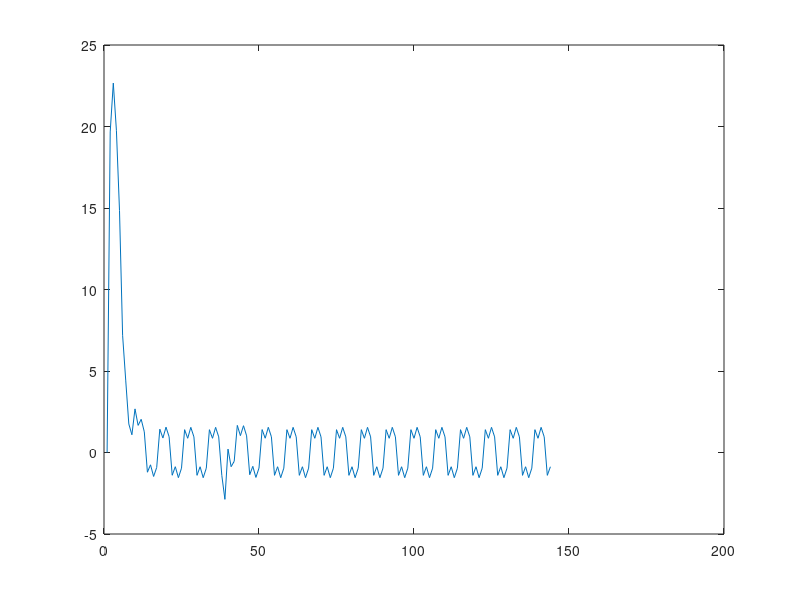

MATLAB code to generate this figure:
clear all
clc


%Se toman las transformadas
file = csvread("dataEMGtargetnum.csv");

FFT1 = file(:,1);
FFT2 = file(:,2);
FFT3 = file(:,3);
FFT4 = file(:,4);
FFT5 = file(:,5);
FFT6 = file(:,6);
FFT7 = file(:,7);
target = file(:,8);

[r p] = size(file);

suma1 = 0;
suma = 0;

%Parametros de ajuste de los pesos
alfa1 = 0.0008;
alfa2 = 0.0004;
alfa3 = 0.0003;
alfa=0.3;
%% Estructurade la red

N1 = 21; %Capa de entrada
N2 = 52; %Primer capa oculta
N3 = 24; %Segunda capa oculta
N4 = 1;  %Capa de salida

%Pesos
%W1 tiene el tamano de N1 multiplicado por N2
W1 = randn(N1, N2);
%W2 tiene el tamano de N2 multiplicado por N3
W2 = randn(N2, N3);
%W3 tiene el tamano de N3 multiplicado por N4
W3 = randn(N3, N4);

m4 = 3;

Se = [];

Se(1) = 0;

grad1 = zeros(N1, 1);
grad2 = zeros(N2, 1);
grad3 = zeros(N3, 1);

% Parametros de la funcion sigmoide, tienen que ser el numero de entradas

% Para la funcion sigmoide 1
a1 = ones(N1, 1);
b1 = 0.1*ones(N1, 1);
c1 = ones(N1, 1);
d1 = ones(N1, 1);

% Para la funcion sigmoide 2
a2 = ones(N2, 1);
b2 = 0.1*ones(N2, 1);
c2 = ones(N2, 1);
d2 = ones(N2, 1);

% Para la funcion sigmoide 3
a3 = ones(N3, 1);
b3 = 0.1*ones(N3, 1);
c3 = ones(N3, 1);
d3 = ones(N3, 1);

%Dentro de este ciclo for se realiza el movimiento de la ventana para ir
%asignando los valores a cada una de las entradas, de manera que podamos
%recorrernos a traves de todo el documento de los datos adquiridos
for n = 2:1:length(file)-2
    
    
    %Asignamos los valores de las transformadas de fourier a nuestras
    %entradas
    u1 = [FFT1(n,1),FFT2(n,1),FFT3(n,1),FFT4(n,1),FFT5(n,1),FFT6(n,1),FFT7(n,1)];
    u2 = [FFT1(n + 1,1),FFT2(n + 1,1),FFT3(n + 1,1),FFT4(n + 1,1),FFT5(n + 1,1),FFT6(n + 1,1),FFT7(n + 1,1)];
    u3 = [FFT1(n + 2,1),FFT2(n + 2,1),FFT3(n + 2,1),FFT4(n + 2,1),FFT5(n + 2,1),FFT6(n + 2,1),FFT7(n + 2,1)];
    
    %Vector para la primera capa de tamano 21
    uA = [u1 u2 u3];
    
    %Funcion de activavion exponencial de forma a / (1 + exp (-c * (x - b))) + d
    %Primera capa
    for i1 = 1:N1
    
        Sig1(i1,1) = (a1(i1) / (1 + exp(-c1(i1) * (uA(i1) - b1(i1))))) + d1(i1);   
        
        dSig1(i1,1)= (a1(i1) / (1 + exp(-c1(i1) * (uA(i1) - b1(i1))))) * ((c1(i1)*exp(-c1(i1) * (uA(i1) - b1(i1)) )) / (1 + exp(-c1(i1) * (uA(i1) - b1(i1)) )) );   
    
    end

    %Vector para la segunda capa de tamano 52
    %Se realiza una transposicion de los datos de W1 para poder multiplicar y
    %que nos quede solamente la N de la siguiente capa
    uB = W1' * Sig1;

    %Segunda capa
    for i2 = 1:N2
    
        Sig2(i2,1) = (a2(i2) / (1 + exp(-c2(i2) * (uB(i2) - b2(i2))))) + d2(i2);   
        
        dSig2(i2,1)= (a2(i2) / (1 + exp(-c2(i2) * (uB(i2) - b2(i2))))) * ((c2(i2)*exp(-c2(i2) * (uB(i2) - b2(i2)) )) / (1 + exp(-c2(i2) * (uB(i2) - b2(i2)) )) );   
    
    end

    %Vector para la tercera capa de tamano 24
    uC = W2' *  Sig2;

    %Tercera capa
    for i3 = 1:N3
    
        Sig3(i3,1) = (a3(i3) / (1 + exp(-c3(i3) * (uC(i3) - b3(i3))))) + d3(i3);   
        
        dSig3(i3,1)= (a3(i3) / (1 + exp(-c3(i3) * (uB(i3) - b3(i3))))) * ((c3(i3)*exp(-c3(i3) * (uC(i3) - b3(i3)) )) / (1 + exp(-c3(i3) * (uC(i3) - b3(i3)) )) );   
    
    end

    %Cuarta capa
    %se transpone n de manera que se multiplique (nx1) x (1xn) = n
    Mov_NN(n) = m4 * (W3' * Sig3);

    %% backpropagation

    e(n) = target(n) - Mov_NN(n);
    
    figure(1)
    plot(e)
    pause(0.1)
    Se = Se + 0.5 * e(n)^2;

    grad3 =  (-2 * (e(n) * m4 * Sig3));
    
    grad2 =  ( -2 * (e(n) * Mov_NN(n) * Sig2 * W3' * diag(dSig3)));

    grad1 =  (-2 * (e(n) * Mov_NN(n) * Sig1 * (W3' * diag(dSig3)) * (W2'*diag(dSig2) )));
  
    

    W3 = W3 - alfa3 * grad3;
    W2 = W2 - alfa2 * grad2;
    W1 = W1 - alfa1 * grad1;
end

%     % Para calcular sumatoria para W1
%     for n1 = 1:length(entradas)
%         sumaW1 = (y1ast - vaux2.*(W1 .* vaux1.*(entradas(n1)))) .* (vaux2.*(W1 .* vaux1.*(entradas(n1)))) .* (vaux1.*(entradas(n1)))
%         suma = suma + sumaW1;
%     end
%     % Regresa la suma de 3 vectores auxiliares que se dan por las entradas u
%     
%     % Para calcular el peso
%     W1 = W1 - (alfa1 * (-2) .* suma);
%     %Regresa un solo vector del tamanio del vector auxiliar
%     
%     % Para calcular sumatoria para W2
%     for n2 = 1:length(entradas)
%         sumaW2 = (y1ast - vaux3 .* (W2 .* vaux2.*(W1 .* vaux1(entradas(n2))))) .* ...
%             (vaux3 .*(W2 .* vaux2 .* (W1 .* vaux1(entradas(n2))))) .* ...
%             (vaux2 .* (W1 .* vaux1 .*(entradas(n2))))
%         suma2 = suma2 + sumaW2;
%     end
%     % Regresa la suma de 3 vectores auxiliares que se dan por las entradas u
%     
%     % Para calcular el peso
%     W2 = W2 - (alfa2 * (-2) .* suma2);
%     %Regresa un solo vector del tamanio del vector auxiliar
%     
%     % Para calcular sumatoria para W3
%     for n3 = 1:length(entradas)
%         sumaW3 = (y1ast - vaux4 .* (W3 .* vaux3.*(W2 .* vaux2 .* (W1 .* vaux1 .* (entradas(n3))))) .* ...
%             (vaux4 .*(W3 .* vaux3 .* (W2 .* vaux2 .* (W1 .* vaux1 .* (entradas(n3)))))) .* ...
%             (vaux3 .* (W2 .* vaux2 .* (W1 .* vaux1 .* (entradas(n3))))))
%         suma3 = suma3 + sumaW3;
%     end
%     % Regresa la suma de 3 vectores auxiliares que se dan por las entradas u
%     
%     % Para calcular el peso
%     W3 = W3 - (alfa3 * (-2) .* suma3);

%Regresa un solo vector del tamanio del vector auxiliar

% W1 = W1 - (alfa1 * (-2) 
% * sum(y1ast - v2[0](W1 * v1[0](u1))) * 
% (v2[0](W1 * v1[0](u1))) * (v1[0](u1)));
% 
% W2 = W2 - (alfa2 * (-2) 
% * sum(y1ast - v3[0](W2 * v2[0](W1 * v1(u1)))) * 
% (v3[0](W2 * v2[0](W1 * v1(u1)))) * (v2[0](W1 * v1(u1))));
% 
% W3 = W3 - (alfa3 * (-2) 
% * sum(y1ast - v4[0](W3 * v3[0](W2 * v2(W1 * v1(u1))))) * 
% (v4[0](W3 * v3[0](W2 * v2(W1 * v1(u1))))) * 
% (v3[0](W2 * v2(W1 * v1(u1)))));